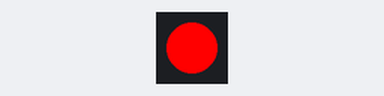
Bench run of a sketch on a simulated Arduino Uno, built with avr-gcc and run on an emulated ATmega328P. On the bench: 1 RGB LEDs in strip order, left to right. The strip is taken to match the declared colour order.

Above: at 0.15 s.
At 8.58 s:
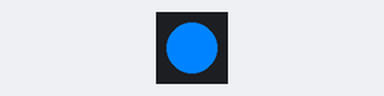
At 19.73 s:
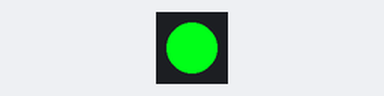
At 39.61 s:
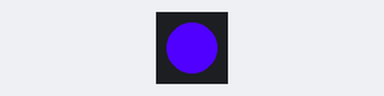
Timing chart, 0 to 40.0 s (numbered marks = the images above):
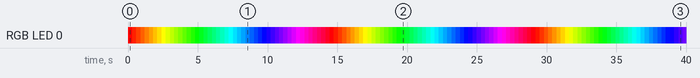

The sketch:

Zadanie4.ino
```cpp
#include <Adafruit_NeoPixel.h>

// Which pin on the Arduino is connected to the NeoPixels?
#define PIN       21 // On Trinket or Gemma, suggest changing this to 1

// How many NeoPixels are attached to the Arduino?
#define NUMPIXELS 1 // Popular NeoPixel ring size

Adafruit_NeoPixel pixels(NUMPIXELS, PIN, NEO_RGB + NEO_KHZ800);

int counter = 0;
int control = 0;

void setup()
{
    Serial.begin( 9600 );

    pixels.begin();

    pinMode( 0, INPUT );
}

void loop()
{
    for( long i = 0; i <= 65536; i += 10 )
    {
        uint32_t rgbColor = pixels.ColorHSV( i );
        pixels.fill( rgbColor );
        pixels.show();
        delay( 2 );
    }
}
```

Measured:
- by itself, RGB LED 0: off → RGB(255, 0, 0) at 0.00 s, → RGB(255, 32, 0) 0.30 s later, → RGB(255, 64, 0) 0.30 s later, → RGB(255, 95, 0) 0.30 s later, … (133 changes in this stretch)
